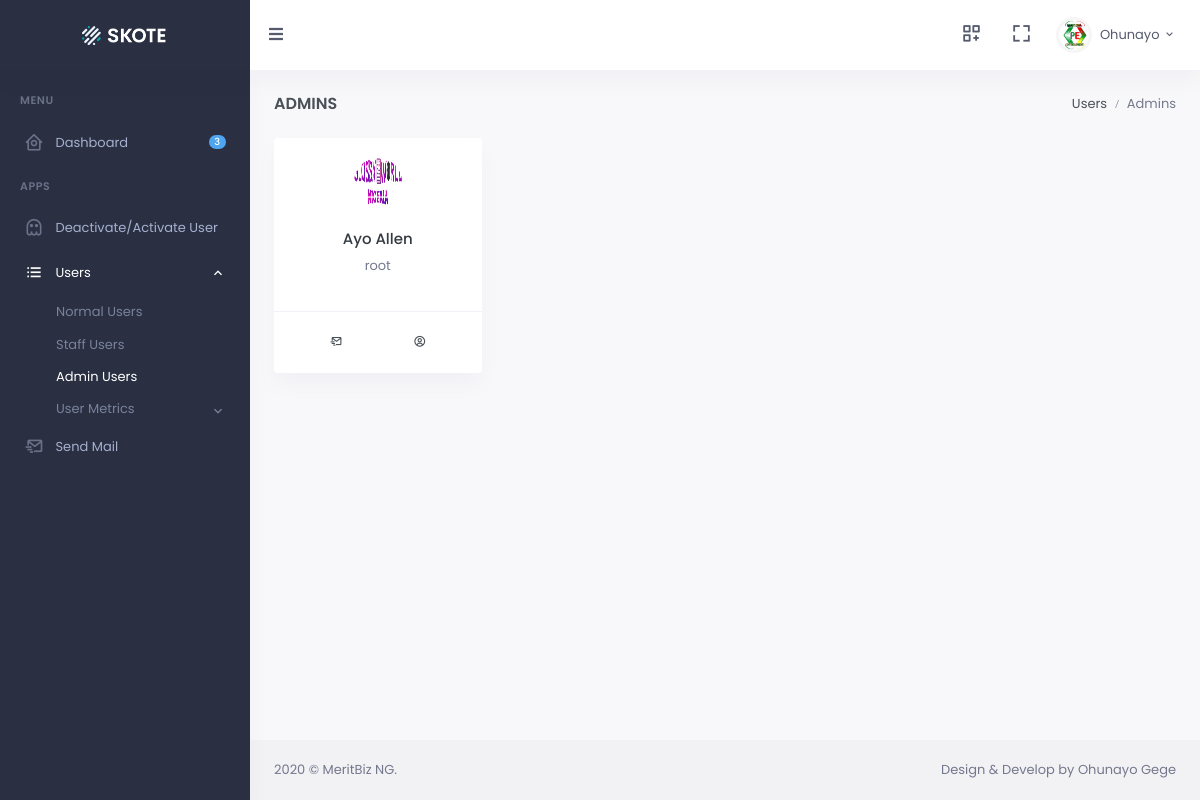
The page /users/admins.html (signed in) on the database its author committed.
### dashboard/models.py (models this page shows, shortened)
class User(AbstractBaseUser, PermissionsMixin):
    email = models.EmailField(
        verbose_name=_('email address'), max_length=255, unique=True
    )
    username = models.CharField(_('Username'), max_length=100, default='', unique=True)
    first_name = models.CharField(_('first name'), max_length=30, blank=False)
    last_name = models.CharField(_('last name'), max_length=150, blank=False)
    gender = models.CharField(_('gender'), choices=GENDER, max_length=10, blank=False, default='')
    photo = models.ImageField(verbose_name=_('profile photo'), upload_to='users', default='', blank=True)
    mobile = models.CharField(verbose_name=_('Mobile Number'), max_length=21, unique=True, default='')
    state = models.CharField(verbose_name=_('current state'), max_length=30, blank=True, default='')
    lga = models.CharField(verbose_name=_('Local Government Area'), max_length=50, blank=True, default='')
    city = models.CharField(verbose_name=_('current city'), max_length=40, default='', blank=True)
    street = models.CharField(verbose_name=_('street address'), max_length=200, default='', blank=True)
    about_self = models.TextField(verbose_name=_('About Yourself'), default='')
    logins = models.PositiveIntegerField(default=1)
    joined_date = models.DateField(auto_now_add=True)
    joined_time = models.TimeField(auto_now_add=True)
    is_active = models.BooleanField(
        _('active'),
        default=True,
        help_text=_(
            'Designates whether this user should be treated as active. '
            'Unselect this instead of deleting accounts.'
        ),
    )
    is_staff = models.BooleanField(
        _('staff status'),
        default=False,
        help_text=_(
            'Designates whether the user can log into this admin site.'
        ),
    )
    objects = UserManager()
    USERNAME_FIELD = 'email'
    REQUIRED_FIELDS = ['username', 'first_name', 'last_name']

### dashboard/views.py (the view, shortened to what this page needs)
# urls.py: url(r'^users/admins.html$', views.admins, name='admins'),
@login_required
def admins(request):
	form = EmailUserForm()
	success = ''
	error = ''
	message = ''
	return render(request, 'admins.html', {'error': error, 'success': success, 'message': message, 'message': message, 'form':form})

### dashboard/context_processor.py (called while the page is built)
def users(request):
    users = User.objects.all().exclude(is_staff=True)
    page = request.GET.get('page', 1)
    paginator = Paginator(users, 5)
    try:
        users = paginator.page(page)
    except PageNotAnInteger:
        users = paginator.page(1)
    except EmptyPage:
        users = paginator.page(paginator.num_pages)
    return {
        'users': users,
    }

def admins(request):
    admins = User.objects.all().filter(is_superuser=True)
    page = request.GET.get('page', 1)
    paginator = Paginator(admins, 5)
    try:
        admins = paginator.page(page)
    except PageNotAnInteger:
        admins = paginator.page(1)
    except EmptyPage:
        admins = paginator.page(paginator.num_pages)
    return {
        'admins': admins,
    }

def staffs(request):
    staffs = User.objects.all().filter(is_staff=True).exclude(is_superuser=True)
    page = request.GET.get('page', 1)
    paginator = Paginator(staffs, 5)
    try:
        staffs = paginator.page(page)
    except PageNotAnInteger:
        staffs = paginator.page(1)
    except EmptyPage:
        staffs = paginator.page(paginator.num_pages)
    return {
        'staffs': staffs,
    }

def reg_user_last_24(request):
	current_date = datetime.date.today()
	tdate = current_date
	yesterday = tdate - datetime.timedelta(hours=24)
	reg_user_last_24 = User.objects.all().exclude(joined_date__lt=yesterday).filter(joined_date__gte=yesterday)
	page = request.GET.get('page', 1)
	paginator = Paginator(reg_user_last_24, 5)
	try:
		reg_user_last_24 = paginator.page(page)
	except PageNotAnInteger:
		reg_user_last_24 = paginator.page(1)
	except EmptyPage:
		reg_user_last_24 = paginator.page(paginator.num_pages)
	return {
		'reg_user_last_24': reg_user_last_24,
	}

def reg_user_last_week(request):
	current_date = datetime.date.today()
	tdate = current_date
	last_week = tdate - datetime.timedelta(weeks=1)
	reg_user_lastweek = User.objects.all().exclude(joined_date__lt=last_week).filter(joined_date__gte=last_week)
	page = request.GET.get('page', 1)
	paginator = Paginator(reg_user_lastweek, 5)
	try:
		reg_user_lastweek = paginator.page(page)
	except PageNotAnInteger:
		reg_user_lastweek = paginator.page(1)
	except EmptyPage:
		reg_user_lastweek = paginator.page(paginator.num_pages)
	return {
		'reg_user_lastweek': reg_user_lastweek,
	}

### dashboard/templates/admins.html (shortened to what this page needs)
{% extends 'app.html' %}
{% block body %}
<div class="main-content">
    <div class="page-content">
        <div class="container-fluid">
            <div class="row">
                <div class="col-12">
                    <div class="page-title-box d-flex align-items-center justify-content-between">
                        <h4 class="mb-0 font-size-18">Admins</h4>
                        <div class="page-title-right">
                            <ol class="breadcrumb m-0">
                                <li class="breadcrumb-item"><a href="{% url 'users' %}">Users</a></li>
                                <li class="breadcrumb-item active">Admins</li>
                            </ol>
                        </div>
                    </div>
                </div>
            </div>
            <div class="row">
                {% for admin in admins %}
                <div class="col-xl-3 col-sm-6">
                    <div class="card text-center">
                        <div class="card-body">
                        	{% if admin.photo %}
                        	<div class="mb-4">
                                <img class="rounded-circle avatar-sm" src="{{ admin.photo.url }}" alt="">
                            </div>
                            {% else %}
                            <div class="avatar-sm mx-auto mb-4">
                                <span class="avatar-title rounded-circle bg-soft-primary text-primary font-size-16">
                                    D
                                </span>
                            </div>
                            {% endif %}
                            <h5 class="font-size-15"><a href="{% url 'profile' admin.username %}" class="text-dark">{{ admin.first_name }} {{ admin.last_name }}</a></h5>
                            <p class="text-muted">{{ admin.username }}</p>
                        </div>
                        <div class="card-footer bg-transparent border-top">
                            <div class="contact-links d-flex font-size-20">
                                <div class="flex-fill">
                                    <button type="button" class="btn btn-block waves-effect waves-light" data-toggle="modal" data-target="#{{ user.username }}"><i class="bx bx-mail-send"></i>
                                    </button>
                                </div>
                                <div class="flex-fill">
                                    <a href="{% url 'profile' admin.username %}" class="btn" data-toggle="tooltip" data-placement="top" title="View Profile"><i class="bx bx-user-circle"></i></a>
                                </div>
                            </div>
                        </div>
                    </div>
                </div>
                {% endfor %}
            </div>
        </div>
    </div>
    {% include 'footer.html' %}
</div>
{% endblock %}

### dashboard/templates/app.html (shortened to what this page needs)
<!DOCTYPE html>
<html lang="en">
<head>
        <link href="/static/libs/summernote/summernote-bs4.min.css" rel="stylesheet" type="text/css" />
        <link href="/static/css/bootstrap.min.css" id="bootstrap-style" rel="stylesheet" type="text/css" />
        <link href="/static/css/icons.min.css" rel="stylesheet" type="text/css" />
        <link href="/static/css/app.min.css" id="app-style" rel="stylesheet" type="text/css" />
    </head>
    <body data-sidebar="dark">
        <div id="layout-wrapper">
            <header id="page-topbar">
                <div class="navbar-header">
                    <div class="d-flex">
                        <div class="navbar-brand-box">
                            <a href="index-2.html" class="logo logo-light">
                                <span class="logo-lg">
                                    <img src="/static/images/logo-light.png" alt="" height="19">
                                </span>
                            </a>
                        </div>
                        <button type="button" class="btn btn-sm px-3 font-size-16 header-item waves-effect" id="vertical-menu-btn">
                            <i class="fa fa-fw fa-bars"></i>
                        </button>
                    </div>
                    <div class="d-flex">
                        <div class="dropdown d-none d-lg-inline-block ml-1">
                            <button type="button" class="btn header-item noti-icon waves-effect"
                                data-toggle="dropdown" aria-haspopup="true" aria-expanded="false">
                                <i class="bx bx-customize"></i>
                            </button>
                        </div>
                        <div class="dropdown d-none d-lg-inline-block ml-1">
                            <button type="button" class="btn header-item noti-icon waves-effect" data-toggle="fullscreen">
                                <i class="bx bx-fullscreen"></i>
                            </button>
                        </div>
                        <div class="dropdown d-inline-block">
                            <button type="button" class="btn header-item waves-effect" id="page-header-user-dropdown"
                                data-toggle="dropdown" aria-haspopup="true" aria-expanded="false">
                                <img class="rounded-circle header-profile-user" src="{{ user.photo.url}}"
                                    alt="Header Avatar">
                                <span class="d-none d-xl-inline-block ml-1">{{ user.first_name.capitalize }}</span>
                                <i class="mdi mdi-chevron-down d-none d-xl-inline-block"></i>
                            </button>
                        </div>
                    </div>
                </div>
            </header>
            {% include 'leftbar.html' %}
            {% block body %}
            {% endblock %}
        </div>
    </body>
</html>

### rows shown on the page
User: photo (picture), first_name "Ohunayo"
User: photo (picture), first_name "Ayo", last_name "Allen", username "root"
